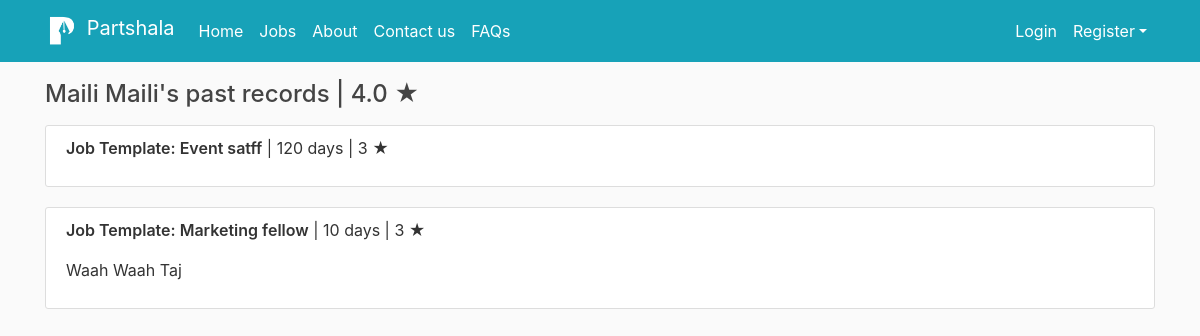
The page /profile-fellow/hire-associate-detail/1/associate-record/ on the database its author committed.
### users/models.py (models this page shows, shortened)
class Application(models.Model):
    AssociateRate = (
        ('New','New'),
        ('True','True'),
        ('False','False'),
    )
    FellowRate = (
        ('New','New'),
        ('True','True'),
        ('False','False'),
    )
    associate = models.ForeignKey(User, on_delete=models.CASCADE)
    post = models.ForeignKey(Post, on_delete=models.CASCADE, related_name='applicants')
    id = models.AutoField(primary_key=True, default = 0)
    created_at = models.DateTimeField(default=timezone.now)
    sent_to_employer = models.BooleanField(default=False)
    rejected = models.BooleanField(default=False)
    is_hired = models.BooleanField(default=False)
    associate_rating = models.PositiveIntegerField(default=1, validators=[MaxValueValidator(5)])
    fellow_rating = models.IntegerField(default=1, validators=[MaxValueValidator(5)])
    associate_comment = models.CharField(default='', max_length=300, blank=True)
    fellow_comment = models.CharField(default='', max_length=300, blank=True)
    associate_is_rated = models.BooleanField(default=False)
    fellow_is_rated = models.BooleanField(default=False)
    associate_rating_status = models.CharField(choices=AssociateRate, max_length=5, default='New')
    fellow_rating_status = models.CharField(choices=FellowRate, max_length=5, default='New')
    fellows_complaint_subject = models.CharField(default='', max_length=100, blank=True)
    fellows_complaint = models.CharField(default='', max_length=300, blank=True)
    fellow_complained = models.BooleanField(default=False)
    fellows_complaint_resolved = models.BooleanField(default=False)
    fellows_complaint_updating = models.BooleanField(default=False)
    associates_complaint_subject = models.CharField(default='', max_length=100, blank=True)
    associates_complaint = models.CharField(default='', max_length=300, blank=True)
    associate_complained = models.BooleanField(default=False)
    associates_complaint_resolved = models.BooleanField(default=False)
    associates_complaint_updating = models.BooleanField(default=False)
    recall = models.BooleanField(default=False)
    note_by_partshala = models.TextField(default='')
    class Meta:
        unique_together = ['associate', 'post']

class User(AbstractUser):
    username = models.CharField(unique=True,max_length=30)
    email = models.EmailField(unique=True,max_length=75)
    phone = PhoneNumberField( "Phone number: +9188xxx xxx88", unique=True,null=False, blank=False, default = '8888888888')
    is_fellow = models.BooleanField(default=False)
    is_associate = models.BooleanField(default=False)

class ProfileAssociate(models.Model):
    Gender = (
        ('Male','Male'),
        ('Female','Female'),
        ('Other','Other'),
    )
    Have_DL = (
        ('Yes','Yes'),
        ('No','No'),
    )
    Qualification = (
        ('10th','10th'),
        ('12th','12th'),
        ('Diploma','Diploma'),
        ('Under graduation','Under graduation'),
        ('Graduation','Graduation'),
        ('Other','Other'),
    )
    associate = models.OneToOneField(User, on_delete=models.CASCADE)
    first_name = models.CharField(default='', max_length=15)
    last_name = models.CharField(default='', max_length=15)
    gender = models.CharField(choices=Gender, max_length=6, default='Select')
    aadhaar = models.PositiveIntegerField("UIDAI (Aadhaar) number: (will be used for verification purpose)", default='9', blank=False, validators=[MaxValueValidator(999999999999)])
    date_of_birth = models.DateField("Date of birth: (yyyy-mm-dd)", auto_now_add=False, auto_now=False, blank=False,default=timezone.now)
    image = models.ImageField("Profile picture:", default='default_associate.png', upload_to='profile_pics_associate')
    qualification = models.CharField("Qualification?", choices = Qualification, max_length=20, default='Select')
    ssc_score = models.FloatField("10th score (%):", default='100')
    hsc_score = models.FloatField("12th score (%):", default='100')
    ssc_result = models.FileField("10th Marksheet:", default='', upload_to='associate_documents', blank=False)
    tenplus_result = models.FileField("12th Marksheet:", default='Not Applicable', upload_to='associate_documents', blank=True)
    have_dl = models.CharField("Do you have driving license?", choices = Have_DL, max_length=3, default='Select')
    dl_copy = models.FileField("Driving License:", default='Not Applicable', upload_to='associate_documents', blank=True)
    associate_bio = models.TextField("About you:", default='', max_length=300)
    work_ex = models.TextField("Work Experience:",default='Fresher', max_length=300)
    last_updated = models.DateTimeField(default=datetime.now())
    associate_avg_rating = models.DecimalField(default=3, max_digits=2, decimal_places=1)
    is_verified = models.BooleanField(default=False)
    note_by_partshala = models.TextField(default='')
    def get_age(self):
        now = datetime.now()
        age = (now.date() - self.date_of_birth).days/365.25
        return int(age)
    age = property(get_age)

### blog/models.py (models this page shows, shortened)
class Post(models.Model):
    job_title = models.CharField(max_length=100)
    job_description = models.TextField()
    skills_reqd = models.TextField(default='Skills expected')
    post_date = models.DateField(default=timezone.now)
    start_date = models.DateField("Start date: (yyyy-mm-dd)", auto_now_add=False, auto_now=False, blank=False,default=timezone.now)
    end_date = models.DateField("End date: (yyyy-mm-dd)", auto_now_add=False, auto_now=False, blank=False,default=timezone.now)
    start_time = models.TimeField("Start time: (HH:MM)", blank=False, null=True)
    end_time = models.TimeField("End time: (HH:MM)", blank=False, null=True)
    fellow = models.ForeignKey(User, on_delete=models.CASCADE)
    city = models.CharField(max_length=15, default='')
    vacancy = models.PositiveIntegerField(default=1, validators=[MaxValueValidator(50)])
    address = models.TextField(default='Reporting Address')
    stipend = models.IntegerField(default=0, blank=True)
    filled = models.BooleanField(default=False)
    is_verified = models.BooleanField(default=False)
    is_rejected = models.BooleanField(default=False)
    rejection_note = models.TextField(default='Resubmit')
    no_of_hirings = models.PositiveIntegerField(default=1, validators=[MaxValueValidator(100)])
    note_by_partshala = models.TextField(default='')
    def get_duration(self):
        duration = (self.end_date - self.start_date).days
        return duration
    duration = property(get_duration)
    def get_total(self):
        total = self.stipend*self.no_of_hirings
        return total
    total = property(get_total)

### users/views.py (the view)
# urls.py: path('hire-associate-detail/<int:application_id>/associate-record/', user_views.AssociateJobListView.as_view(), name='associate_record'),
class AssociateJobListView(ListView):
    model = Application
    template_name = 'users/associate_record.html'  # <app>/<model>_<viewtype>.html
    context_object_name = 'application'
    pk_url_kwarg = 'application_id'
    def get_context_data(self, **kwargs):
        context = super().get_context_data(**kwargs)
        application = Application.objects.get(id=self.kwargs['application_id'])
        context['application'] = application
        objec = Application.objects.get(id=self.kwargs['application_id'])
        associate = objec.associate
        context['jobs'] = Application.objects.filter(associate=associate).order_by('-created_at')
        return context

### users/templates/users/associate_record.html
{% extends "blog/base.html" %}
{% block content %}
	<div>
		<h4 class="mb-3" > {{ application.associate.profileassociate.first_name }} {{ application.associate.profileassociate.last_name }}'s past records   | {{ application.associate.profileassociate.associate_avg_rating }} &#9733;</h4>
		{% for job in jobs %}
			{% if job.associate_is_rated %}
				<article class="media content-section">
				  <div class="media-body">
				    <p class="article-content"><span style="font-weight: 600">{{ job.post.job_title }}</span> | {{ job.post.duration }}  days | {{ job.associate_rating }} <span>&#9733;</span></p>
				    <p class="article-content">{{ job.associate_comment }}</p>
				  </div>
				</article>
			{% endif %}
		{% endfor %}
	</div>
{% endblock content %}

### blog/static/blog/main.css (style rules this page uses)
body { background: #fafafa; color: #333333; margin-top: 5rem; }
h1, h2, h3, h4, h5, h6 { color: #444444; }
.content-section { background: #ffffff; padding: 10px 20px; border: 1px solid #dddddd; border-radius: 3px; margin-bottom: 20px; }
.article-content { white-space: pre-line; }

### rows shown on the page
Application: associate.profileassociate.first_name "Maili", associate.profileassociate.last_name "Maili", associate.profileassociate.associate_avg_rating "4.0", post.job_title "Job Template: Marketing fellow", post.duration "10", associate_rating "3", associate_comment "Waah Waah Taj"
Application: post.job_title "Job Template: Event satff", post.duration "120", associate_rating "3"
